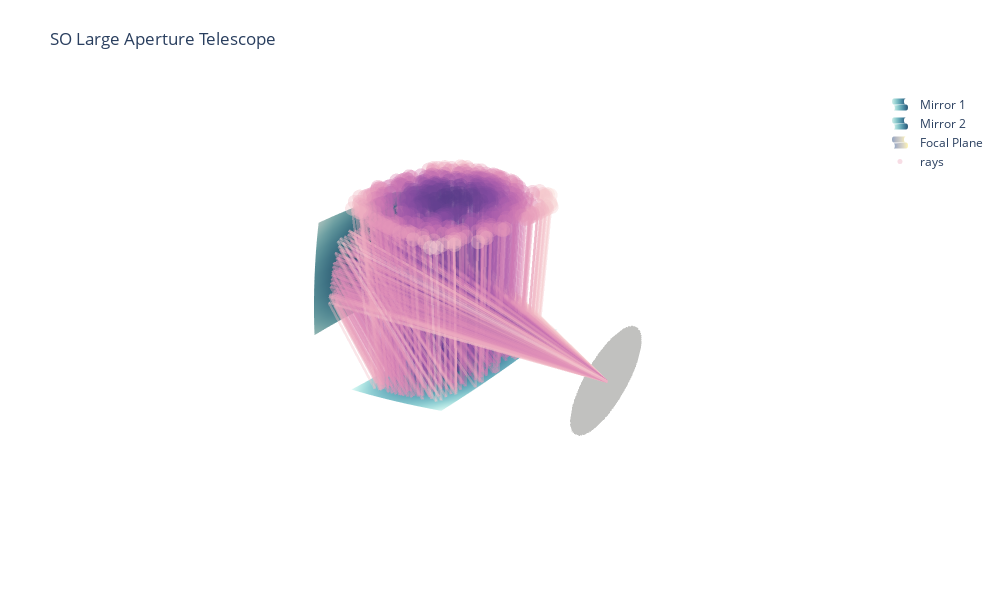

The notebook cell this image was saved under:
### Code cell
# here we show the simulated rays
tele_geo.draw_setup()
tele_geo.draw_rays(apfield)
tele_geo.show_figure()
# tele_geo.figure.write_html('figure_rays.html', auto_open=True)
